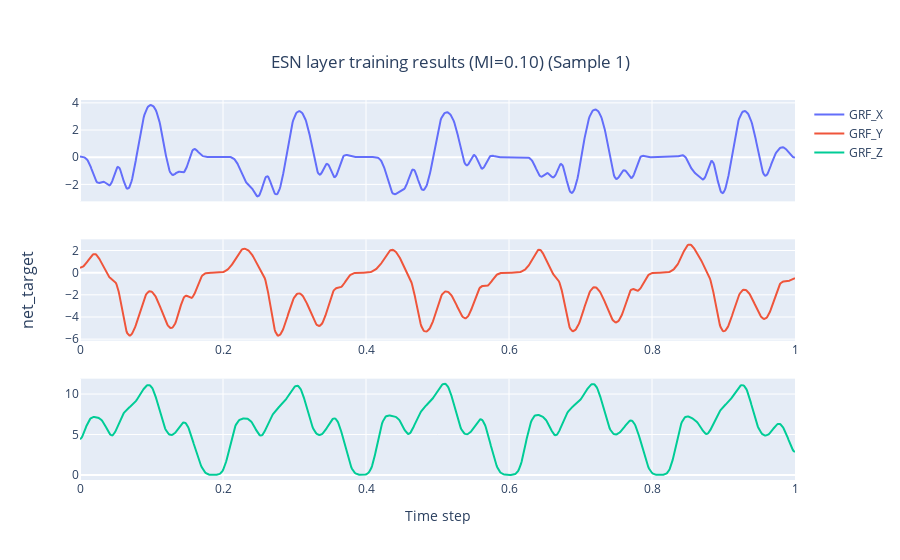

This figure's notebook cell:
### Code cell
## data process module 
dp = data_process(net_target)
ntt = dp.moving_average()
## data plot module
fp = figure_plot(3,1,'net_target')
fp.plot(ntt,2,["GRF_X","GRF_Y","GRF_Z"])
fp.show()
## reshape and prepare feed into the esn layer
train_input = net_input.T
train_output = ntt.T

### Figure 1 — Plotly figure (JSON) as saved in the notebook; plotly's stock layout.template omitted (floating-point values rounded to 4 significant figures; data arrays with more than 128 entries replaced by an {"elided": "..."} marker saying what was removed)
{"data": [{"line": {"width": 2}, "mode": "lines", "name": "GRF_X", "type": "scatter", "x": {"elided": "1000 float values"}, "xaxis": "x", "y": {"elided": "1000 float values"}, "yaxis": "y"}, {"line": {"width": 2}, "mode": "lines", "name": "GRF_Y", "type": "scatter", "x": {"elided": "1000 float values"}, "xaxis": "x2", "y": {"elided": "1000 float values"}, "yaxis": "y2"}, {"line": {"width": 2}, "mode": "lines", "name": "GRF_Z", "type": "scatter", "x": {"elided": "1000 float values"}, "xaxis": "x3", "y": {"elided": "1000 float values"}, "yaxis": "y3"}], "layout": {"annotations": [{"font": {"size": 16}, "showarrow": false, "text": "net_target", "textangle": -90, "x": 0, "xanchor": "right", "xref": "paper", "xshift": -40, "y": 0.5, "yanchor": "middle", "yref": "paper"}], "showlegend": true, "title": {"text": "ESN layer training results (MI=0.10) (Sample 1)", "x": 0.5, "y": 0.9}, "xaxis": {"anchor": "y", "domain": [0, 1], "showticklabels": false}, "xaxis2": {"anchor": "y2", "domain": [0, 1]}, "xaxis3": {"anchor": "y3", "domain": [0, 1], "title": {"text": "Time step"}}, "yaxis": {"anchor": "x", "domain": [0.7333, 1]}, "yaxis2": {"anchor": "x2", "domain": [0.3667, 0.6333]}, "yaxis3": {"anchor": "x3", "domain": [0, 0.2667]}}}
